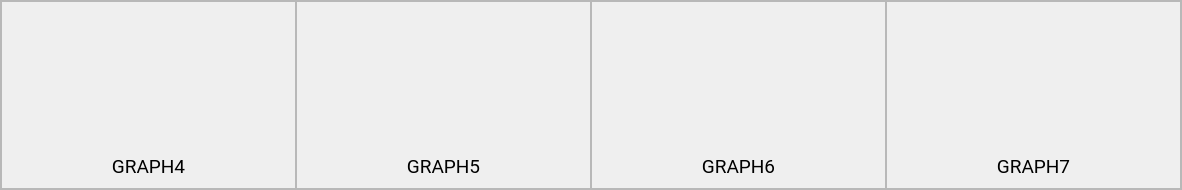
          <widget class="QFrame" name="PlotLv_2">
           <property name="minimumSize">
            <size>
             <width>1182</width>
             <height>190</height>
            </size>
           </property>
           <property name="frameShape">
            <enum>QFrame::StyledPanel</enum>
           </property>
           <property name="frameShadow">
            <enum>QFrame::Raised</enum>
           </property>
           <layout class="QHBoxLayout" name="horizontalLayout_6">
            <property name="spacing">
             <number>0</number>
            </property>
            <property name="leftMargin">
             <number>0</number>
            </property>
            <property name="topMargin">
             <number>0</number>
            </property>
            <property name="rightMargin">
             <number>0</number>
            </property>
            <property name="bottomMargin">
             <number>0</number>
            </property>
            <item>
             <widget class="QFrame" name="Graph_4">
              <property name="frameShape">
               <enum>QFrame::StyledPanel</enum>
              </property>
              <property name="frameShadow">
               <enum>QFrame::Raised</enum>
              </property>
              <layout class="QVBoxLayout" name="verticalLayout_7">
               <property name="spacing">
                <number>0</number>
               </property>
               <property name="leftMargin">
                <number>12</number>
               </property>
               <property name="topMargin">
                <number>12</number>
               </property>
               <property name="rightMargin">
                <number>12</number>
               </property>
               <property name="bottomMargin">
                <number>12</number>
               </property>
               <item>
                <widget class="PlotWidget" name="plot_4" native="true">
                 <property name="minimumSize">
                  <size>
                   <width>0</width>
                   <height>0</height>
                  </size>
                 </property>
                 <property name="styleSheet">
                  <string notr="true">background-color: none;</string>
                 </property>
                </widget>
               </item>
               <item>
                <widget class="QLabel" name="lbgraph_4">
                 <property name="minimumSize">
                  <size>
                   <width>0</width>
                   <height>20</height>
                  </size>
                 </property>
                 <property name="maximumSize">
                  <size>
                   <width>16777215</width>
                   <height>20</height>
                  </size>
                 </property>
                 <property name="font">
                  <font>
                   <family>Roboto</family>
                   <pointsize>14</pointsize>
                   <weight>50</weight>
                   <italic>false</italic>
                   <bold>false</bold>
                  </font>
                 </property>
                 <property name="text">
                  <string>GRAPH4</string>
                 </property>
                 <property name="alignment">
                  <set>Qt::AlignCenter</set>
                 </property>
                </widget>
               </item>
              </layout>
             </widget>
            </item>
            <item>
             <widget class="QFrame" name="Graph_5">
              <property name="frameShape">
               <enum>QFrame::StyledPanel</enum>
              </property>
              <property name="frameShadow">
               <enum>QFrame::Raised</enum>
              </property>
              <layout class="QVBoxLayout" name="verticalLayout_8">
               <property name="spacing">
                <number>0</number>
               </property>
               <property name="leftMargin">
                <number>12</number>
               </property>
               <property name="topMargin">
                <number>12</number>
               </property>
               <property name="rightMargin">
                <number>12</number>
               </property>
               <property name="bottomMargin">
                <number>12</number>
               </property>
               <item>
                <widget class="PlotWidget" name="plot_5" native="true">
                 <property name="minimumSize">
                  <size>
                   <width>0</width>
                   <height>0</height>
                  </size>
                 </property>
                 <property name="styleSheet">
                  <string notr="true">background-color: none;</string>
                 </property>
                </widget>
               </item>
               <item>
                <widget class="QLabel" name="lbgraph_5">
                 <property name="minimumSize">
                  <size>
                   <width>0</width>
                   <height>20</height>
                  </size>
                 </property>
                 <property name="maximumSize">
                  <size>
                   <width>16777215</width>
                   <height>20</height>
                  </size>
                 </property>
                 <property name="font">
                  <font>
                   <family>Roboto</family>
                   <pointsize>14</pointsize>
                   <weight>50</weight>
                   <italic>false</italic>
                   <bold>false</bold>
                  </font>
                 </property>
                 <property name="text">
                  <string>GRAPH5</string>
                 </property>
                 <property name="alignment">
                  <set>Qt::AlignCenter</set>
                 </property>
                </widget>
               </item>
              </layout>
             </widget>
            </item>
            <item>
             <widget class="QFrame" name="Graph_6">
              <property name="frameShape">
               <enum>QFrame::StyledPanel</enum>
              </property>
              <property name="frameShadow">
               <enum>QFrame::Raised</enum>
              </property>
              <layout class="QVBoxLayout" name="verticalLayout_9">
               <property name="spacing">
                <number>0</number>
               </property>
               <property name="leftMargin">
                <number>12</number>
               </property>
               <property name="topMargin">
                <number>12</number>
               </property>
               <property name="rightMargin">
                <number>12</number>
               </property>
               <property name="bottomMargin">
                <number>12</number>
               </property>
               <item>
                <widget class="PlotWidget" name="plot_6" native="true">
                 <property name="minimumSize">
                  <size>
                   <width>0</width>
                   <height>0</height>
                  </size>
                 </property>
                 <property name="styleSheet">
                  <string notr="true">background-color: none;</string>
                 </property>
                </widget>
               </item>
               <item>
                <widget class="QLabel" name="lbgraph_6">
                 <property name="minimumSize">
                  <size>
                   <width>0</width>
                   <height>20</height>
                  </size>
                 </property>
                 <property name="maximumSize">
                  <size>
                   <width>16777215</width>
                   <height>20</height>
                  </size>
                 </property>
                 <property name="font">
                  <font>
                   <family>Roboto</family>
                   <pointsize>14</pointsize>
                   <weight>50</weight>
                   <italic>false</italic>
                   <bold>false</bold>
                  </font>
                 </property>
                 <property name="text">
                  <string>GRAPH6</string>
                 </property>
                 <property name="alignment">
                  <set>Qt::AlignCenter</set>
                 </property>
                </widget>
               </item>
              </layout>
             </widget>
            </item>
            <item>
             <widget class="QFrame" name="Graph_7">
              <property name="frameShape">
               <enum>QFrame::StyledPanel</enum>
              </property>
              <property name="frameShadow">
               <enum>QFrame::Raised</enum>
              </property>
              <layout class="QVBoxLayout" name="verticalLayout_10">
               <property name="spacing">
                <number>0</number>
               </property>
               <property name="leftMargin">
                <number>12</number>
               </property>
               <property name="topMargin">
                <number>12</number>
               </property>
               <property name="rightMargin">
                <number>12</number>
               </property>
               <property name="bottomMargin">
                <number>12</number>
               </property>
               <item>
                <widget class="PlotWidget" name="plot_7" native="true">
                 <property name="minimumSize">
                  <size>
                   <width>0</width>
                   <height>0</height>
                  </size>
                 </property>
                 <property name="styleSheet">
                  <string notr="true">background-color: none;</string>
                 </property>
                </widget>
               </item>
               <item>
                <widget class="QLabel" name="lbgraph_7">
                 <property name="minimumSize">
                  <size>
                   <width>0</width>
                   <height>20</height>
                  </size>
                 </property>
                 <property name="maximumSize">
                  <size>
                   <width>16777215</width>
                   <height>20</height>
                  </size>
                 </property>
                 <property name="font">
                  <font>
                   <family>Roboto</family>
                   <pointsize>14</pointsize>
                   <weight>50</weight>
                   <italic>false</italic>
                   <bold>false</bold>
                  </font>
                 </property>
                 <property name="text">
                  <string>GRAPH7</string>
                 </property>
                 <property name="alignment">
                  <set>Qt::AlignCenter</set>
                 </property>
                </widget>
               </item>
              </layout>
             </widget>
            </item>
           </layout>
          </widget>
